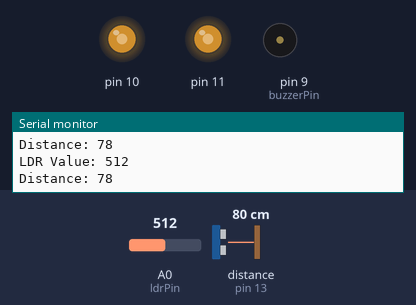
Recording of a sketch running on a simulated Arduino Uno, built with avr-gcc and run on an emulated ATmega328P. Shown: output pins drawn as LEDs (lit = HIGH), buzzer (waves = sounding, pin HIGH), the last lines printed to the serial monitor. Wiring (inferred from the names in the program): ultrasonic range finder: trigger pin 12; echo pin 13. The inputs (shaded band) are chosen by the test bench; at power-on: distance to the obstacle (sensor on pin 13) 80 cm, A0 (ldrPin) = 512. The echo pulse lasts 58.3 µs per cm; pins used as bus, display or sensor lines are not drawn.

Above: at 1.8 s.
1.9 s: distance to the obstacle (sensor on pin 13) set to 33 cm
3.4 s: distance to the obstacle (sensor on pin 13) set to 28 cm
At 4.07 s:
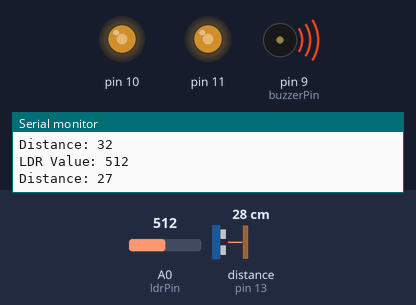
7.5 s: A0 (ldrPin) set to 418
11.0 s: A0 (ldrPin) set to 390
At 12.2 s:
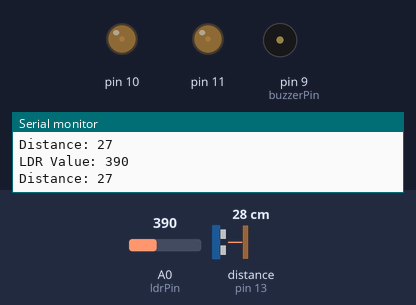
14.5 s: A0 (ldrPin) set to 310
At 16.09 s:
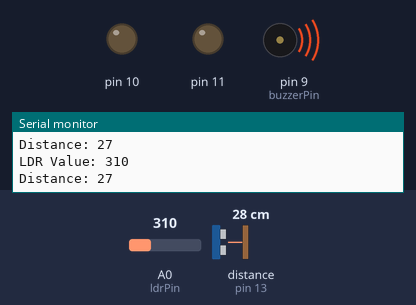
18.0 s: A0 (ldrPin) set to 710
At 19.4 s:
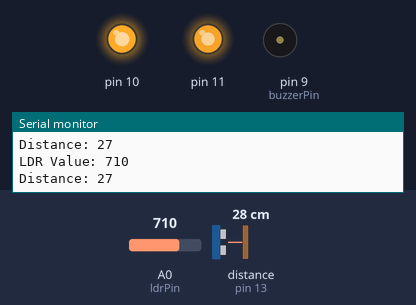
Timing chart, 0 to 22.5 s (numbered marks = the images above; inputs shaded):
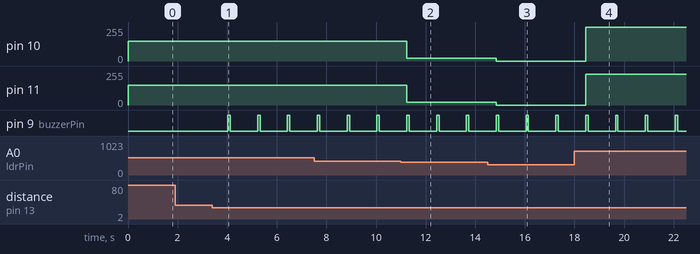

Measured:
- the behaviour switches between 31 and 30 cm on distance to the obstacle (sensor on pin 13) (found by bisection; images 0 and 1)
- the behaviour switches between 401 and 400 on A0 (ldrPin) (found by bisection; images 1 and 2)
- after the input at 3.4 s, pin 9 (buzzerPin): alternates HIGH for 0.10 s and LOW for 1.1 s, starting after 0.62 s
- after the input at 11.0 s, pin 10, pin 11: 150/255 → 20/255 after 0.24 s
- after the input at 14.5 s, pin 10, pin 11: 20/255 → 0/255 after 0.34 s
- after the input at 18.0 s, pin 10: 0/255 → 255/255 after 0.45 s; pin 11: 0/255 → 232/255 after 0.45 s

The sketch:

ultraLDR.ino
```cpp
// Define the pins for the LDR and the LED
const int ldrPin = A0;
// const int ledPin = 13;
const int numLeds = 2;

// Define the pins for the ultrasonic sensor and the buzzer
const int trigPin = 12;
const int echoPin = 13;
const int buzzerPin = 9;

// Define the distance threshold and the beep duration
const int distanceThreshold = 30; // in cm
const int beepDuration = 100; // in ms

// Define variables for the LDR and the LED
int ldrValue;
int ledIntensity;

// Define variables for the ultrasonic sensor and the buzzer
long travelTime;
int distance;

void setup() {
  // Initialize the serial communication
  Serial.begin(9600);

  // Initialize the pins for the LDR and the LED
  pinMode(ldrPin, INPUT);
  // pinMode(ledPin, OUTPUT);
  pinMode(10, OUTPUT);
  pinMode(11, OUTPUT);

  // Initialize the pins for the ultrasonic sensor and the buzzer
  pinMode(trigPin, OUTPUT);
  pinMode(echoPin, INPUT);
  pinMode(buzzerPin, OUTPUT);

  // Turn off the buzzer initially
  digitalWrite(buzzerPin, LOW);
}

void loop() {
  // Read the analog value from the LDR sensor
  ldrValue = analogRead(ldrPin);

  // Map the inverse of the LDR value to the LED intensity (0 - 255)
  ledIntensity = map(ldrValue, 0, 1023, 0, 255);

  //   // Set LED intensity based on LDR value ranges
  if (ldrValue > 700) {
    // High light intensity
    ledIntensity = 1000;  // Max intensity
  } else if (ldrValue > 400 && ldrValue < 700) {
    // Medium light intensity
    ledIntensity = 150;  // Medium intensity
   }
   else if (ldrValue > 320 && ldrValue <= 500) {
    // Low light intensity
    ledIntensity = 20;   // Low intensity
  }
  else {
    ledIntensity = 0;    // No intensity for very low LDR values
  }
  // Print the LDR value and adjusted LED intensity
  Serial.print("LDR Value: ");
  Serial.println(ldrValue);

  // Set the built-in LED intensity
  // analogWrite(ledPin, ledIntensity);

  // Set the external LEDs intensity
  analogWrite(10, ledIntensity);
  analogWrite(11, ledIntensity);

  // Generate a 10-microsecond pulse on the TRIG pin
  digitalWrite(trigPin, LOW);
  delayMicroseconds(2);
  digitalWrite(trigPin, HIGH);
  delayMicroseconds(10);
  digitalWrite(trigPin, LOW);

  // Measure the pulse duration on the ECHO pin
  travelTime = pulseIn(echoPin, HIGH);

  // Calculate the distance from the travel time
  distance = travelTime * 0.034 / 2;

  // Print the distance to the serial monitor
  Serial.print("Distance: ");
  Serial.println(distance);

  // Check if the distance is less than the distance threshold
  if (distance < distanceThreshold) {
    // Turn on the buzzer for the beep duration
    digitalWrite(buzzerPin, HIGH);
    delay(beepDuration);

    // Turn off the buzzer for the beep duration
    digitalWrite(buzzerPin, LOW);
    delay(beepDuration);

    // Check if the distance is less than half of the distance threshold
    if (distance < distanceThreshold / 2) {
      // Turn on the buzzer for the beep duration
      digitalWrite(buzzerPin, HIGH);
      delay(beepDuration);

      // Turn off the buzzer for the beep duration
      digitalWrite(buzzerPin, LOW);
      delay(beepDuration);
    }
  }

  // Add a small delay for stability and to reduce flicker
  delay(1000);
}
```
